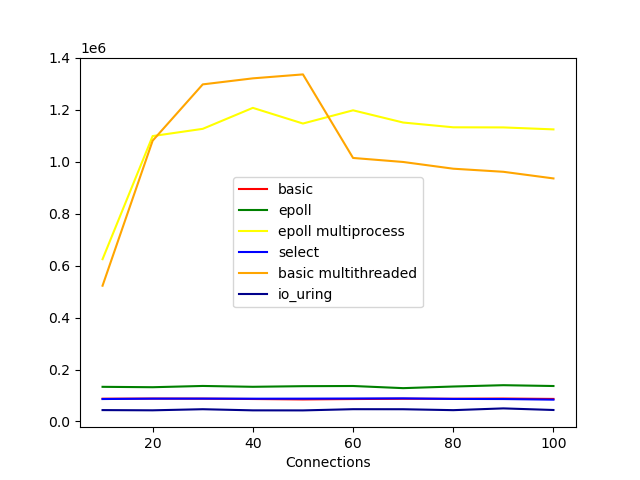

Reproduce this figure in Python.
import sys
import matplotlib.pyplot as plt
import pandas as pd

CONNECTIONS = 'Connections'
REQS_PER_SEC = 'Requests/Second'

def plot(plot_filename):
    data_files = ["server.csv", "server_epoll.csv", 
                    "server_epoll_multitask.csv", "server_select.csv", 
                    "server_thread.csv", "server_uring.csv"]
    df0 = pd.read_csv(data_files[0])
    df1 = pd.read_csv(data_files[1])
    df2 = pd.read_csv(data_files[2])
    df3 = pd.read_csv(data_files[3])
    df4 = pd.read_csv(data_files[4])
    df5 = pd.read_csv(data_files[5])

    a = df0.plot(x=CONNECTIONS, y=REQS_PER_SEC, label='basic', color="Red")
    b = df1.plot(x=CONNECTIONS, y=REQS_PER_SEC, label='epoll', color="Green", ax = a)
    c = df2.plot(x=CONNECTIONS, y=REQS_PER_SEC, label='epoll multiprocess', color="Yellow", ax = b)
    d = df3.plot(x=CONNECTIONS, y=REQS_PER_SEC, label='select', color="Blue", ax = c)
    e = df4.plot(x=CONNECTIONS, y=REQS_PER_SEC, label='basic multithreaded', color="Orange", ax = d)
    f = df5.plot(x=CONNECTIONS, y=REQS_PER_SEC, label='io_uring', color="DarkBlue", ax = e)
    plt.savefig(plot_filename)


def main(argv):
    plot('all_plot.png')


if __name__ == '__main__':
    main(sys.argv[1:])
